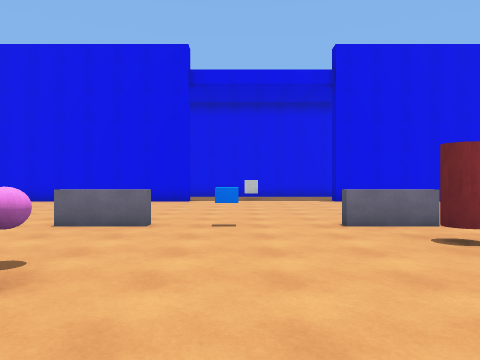
View 1 (above)

24 first-person views from a walk through a scene from a Unity 3-D project. The camera is 1.5 m above the floor, looks level and sees 70° across. The floor is counted in squares, 2 m on a side. Each view is taken from the middle of a square. On the plan, view 1 faces up. The plan holds only what a view shows up to about 11 squares ahead; the rest is blank. The player is left out. Surface patterns are stand-ins for the level's own textures.

View 2
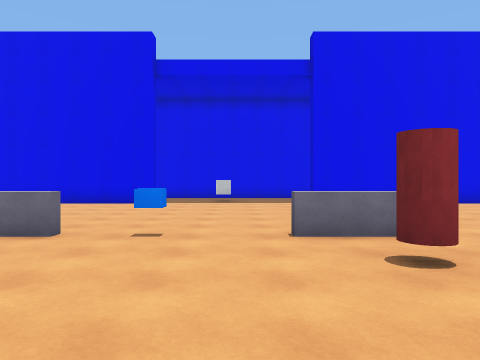

View 3
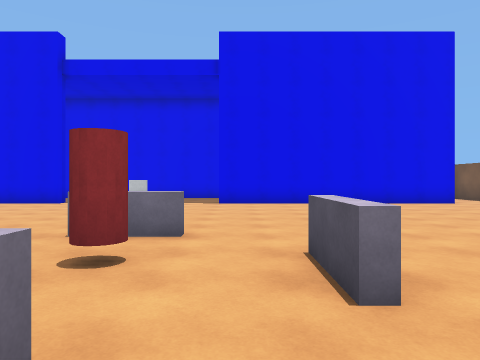

View 4
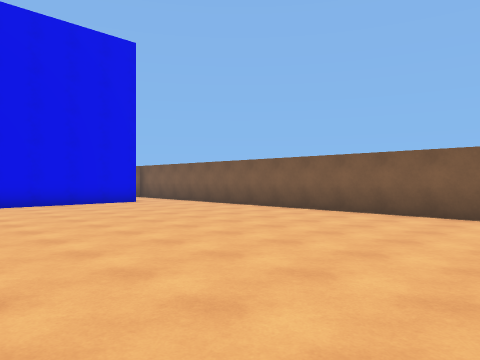

View 5
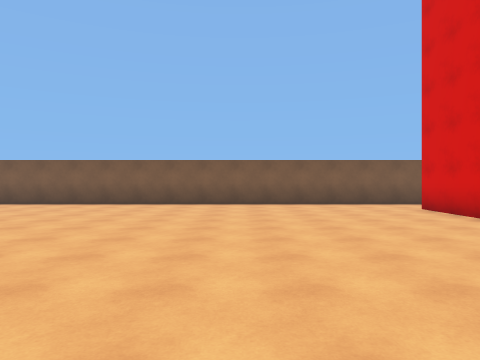

View 6
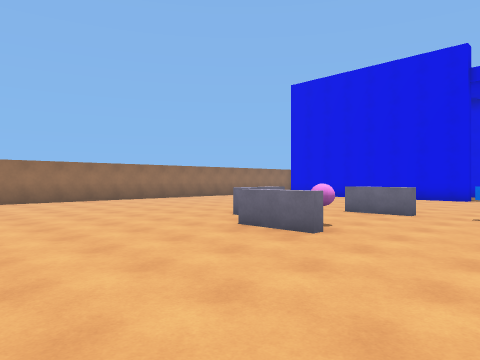

View 7
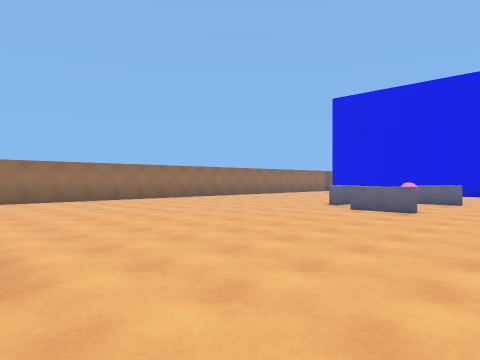

View 8
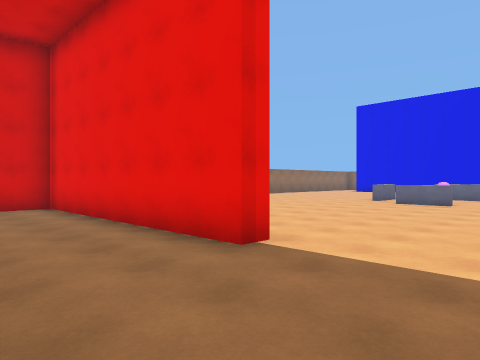

View 9
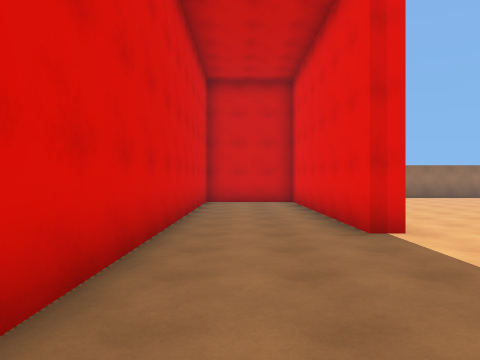

View 10
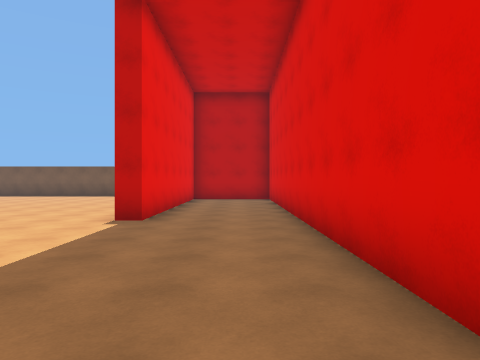

View 11
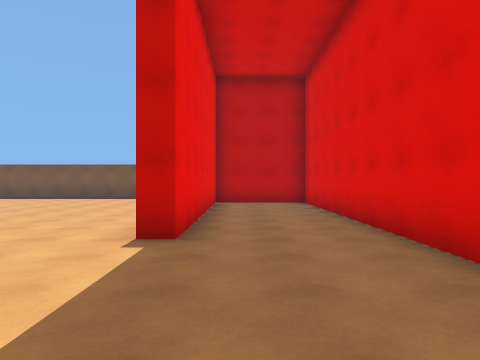

View 12
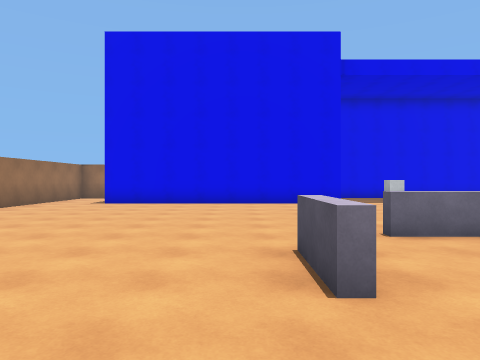

View 13
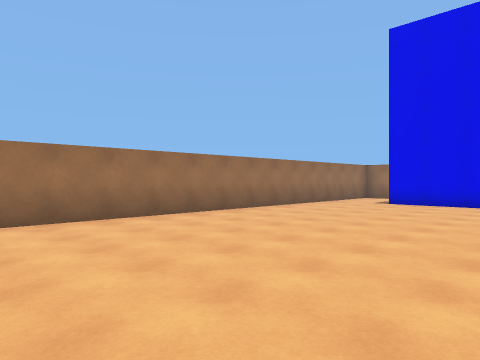

View 14
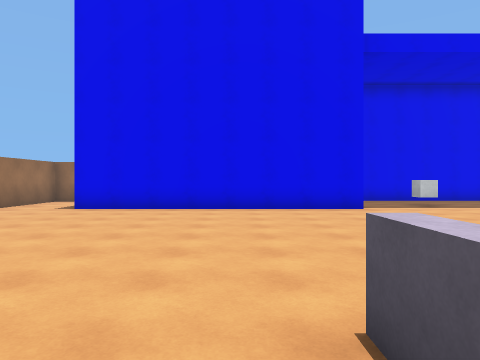

View 15
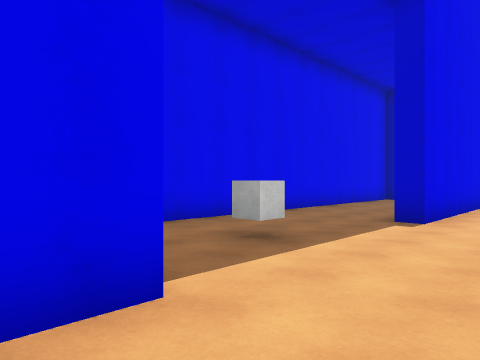

View 16
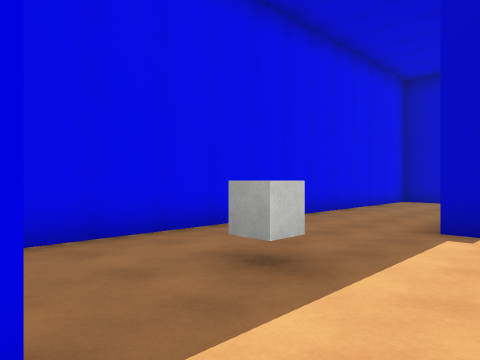

View 17
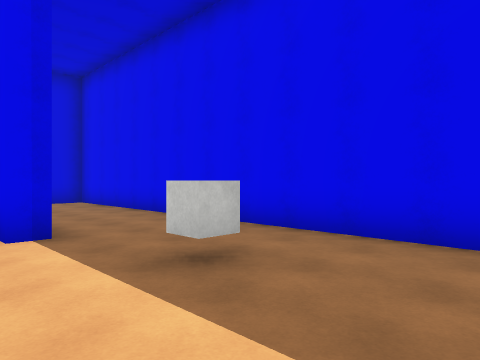

View 18
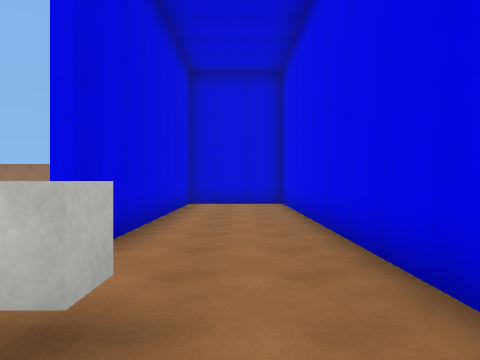

View 19
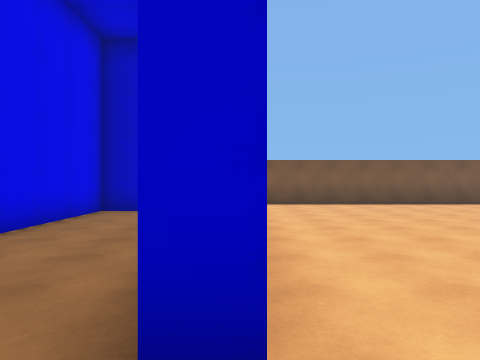

View 20
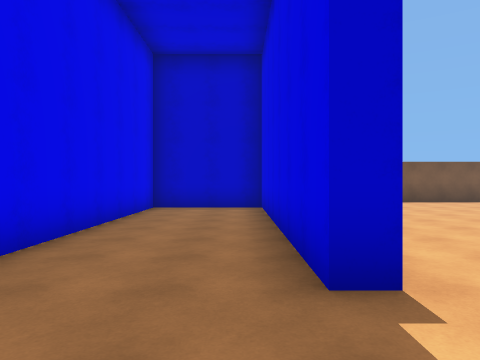

View 21
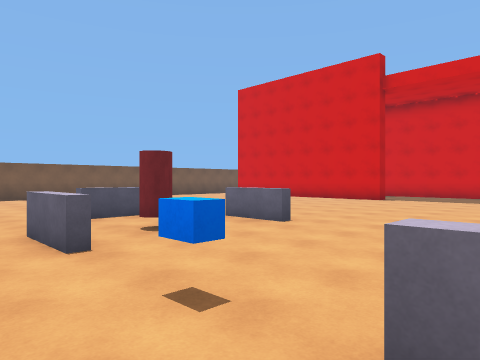

View 22
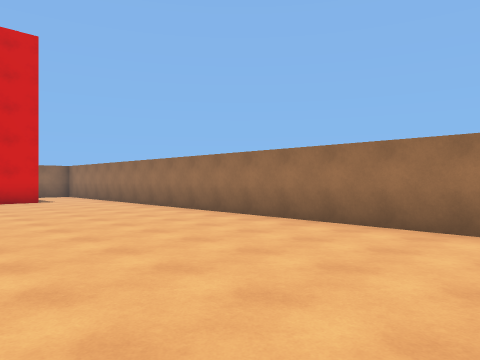

View 23
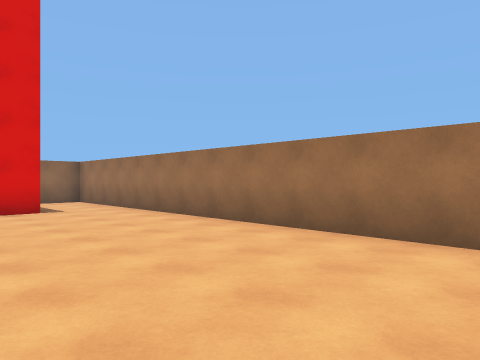

View 24
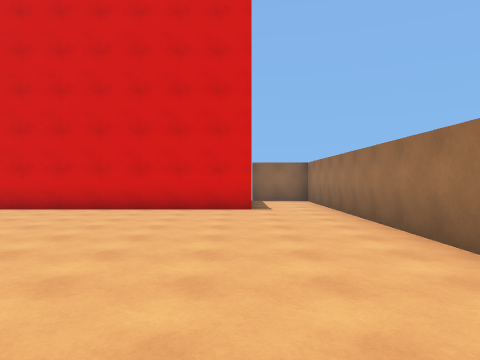

### Floor plan
Points are (right, up) in squares from view 1. A wall is a line through its corners. A room is listed if a view was taken in it or the views show most of it. See-through windows are left out.
Room 1 (views 1, 2, 3, 4, 5, 6, 7, 8, 9, 10, 11, 12, 13, 14, 15, 16, 17, 18, 19, 20, 21, 22, 23, 24)
walls: (1.9, 2.1) (3.4, 2.1); (-1.6, 2.1) (-3.2, 2.1); (1.6, 5.8) (3.2, 5.8); (3.2, 5.5) (1.6, 5.5); (-1.5, 5.5) (-3, 5.5); (4.7, 3) (4.7, 4.6); (-4.4, 3.1) (-4.4, 4.8); (-4.1, 4.8) (-4.1, 3.1); (-1.8, -5.6) (-1.8, -6.2) (-8.8, -6.2) (-8.8, -7.4); (8.6, -5.7) (10.9, -5.7); (9.9, -6.2) (3.3, -6.2) (3.3, -5.6); (10.9, 11.9) (3.3, 11.9) (3.3, 12.4) (10.3, 12.4) (10.3, 15.4) (-8.8, 15.4) (-8.8, 12.4) (-1.8, 12.4) (-1.8, 11.9) (-9.4, 11.9); (-9.4, -5.7) (-2.9, -5.7); (-7.8, -9.2) (10, -9.2); (12.6, -6.6) (12.6, 11.2); (-11.4, 14) (-11.4, -8.2)
objects: pink ball (-2, 3); blue block (0, 6); cube (0, 13); other object (3, 4)

Positions as (right, up) in squares from view 1, and headings:
1: (0, 0), facing up
2: (1, 1), facing up
3: (4, 1), facing up
4: (5, 1), facing up-right
5: (2, -1), facing right
6: (1, -2), facing up-left
7: (1, -6), facing up-left
8: (1, -9), facing up-left
9: (3, -8), facing left
10: (-3, -8), facing right
11: (-1, -7), facing right
12: (-5, 1), facing up
13: (-5, 1), facing up-left
14: (-5, 3), facing up
15: (-3, 10), facing up-right
16: (-2, 11), facing up-right
17: (3, 11), facing up-left
18: (2, 14), facing left
19: (2, 12), facing right
20: (1, 13), facing right
21: (-2, 7), facing down-right
22: (-6, 7), facing down-left
23: (-7, 3), facing down-left
24: (-9, 3), facing down
